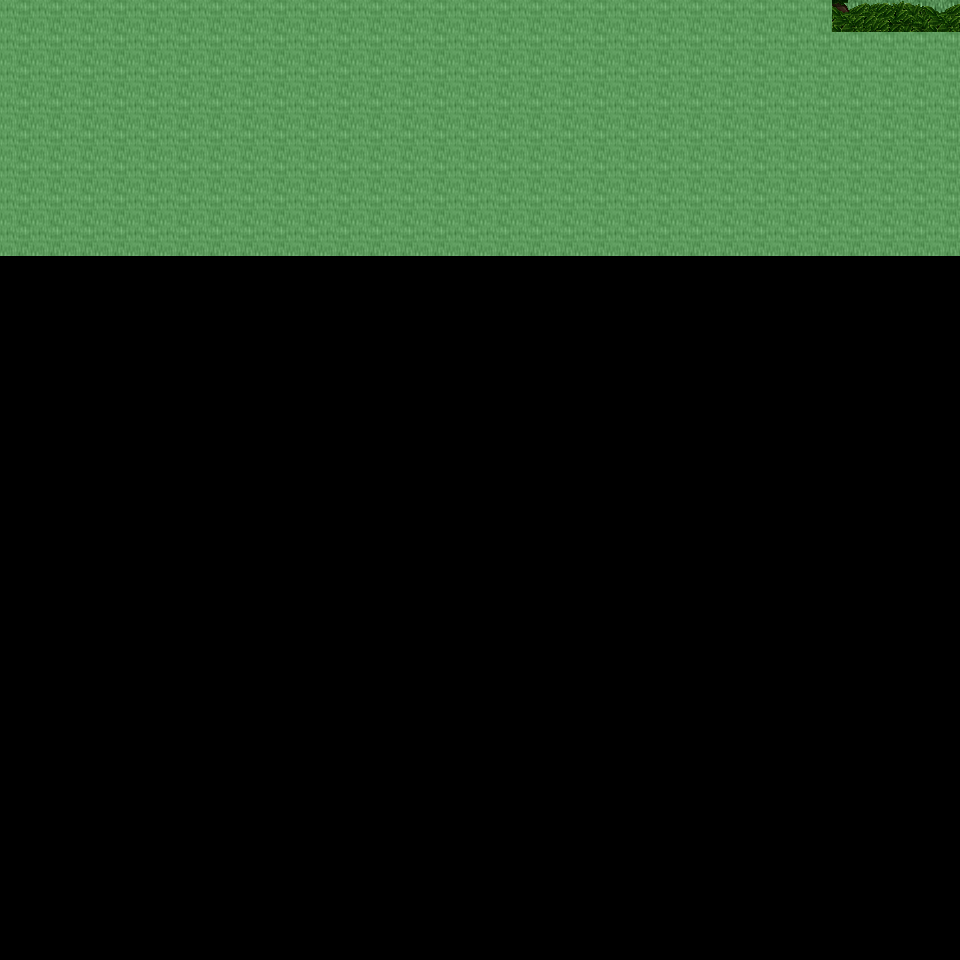

Below is a game level as drawn by its tile map, then a one-line description and the .tmx that defines it (tile-layer data replaced by summaries):
An orthogonal 30x30 tile map with 32x32 px tiles, 6 tile layers (Ground, Object, Object2, Above, ...), 49 tilesets and 3 objects (3x mapExit).

<map version="1.0" orientation="orthogonal" renderorder="right-down" width="30" height="30" tilewidth="32" tileheight="32" nextobjectid="4">
  <tileset firstgid="1" name="tileset_ground_ground" tilewidth="32" tileheight="32" tilecount="33" columns="3">
    <image source="../drawable/tileset_ground_ground.png" width="96" height="352" />
  </tileset>
  <tileset firstgid="34" name="tileset_building_wall_old_wood" tilewidth="32" tileheight="32" tilecount="9" columns="3">
    <image source="../drawable/tileset_building_wall_old_wood.png" width="96" height="96" />
  </tileset>
  <tileset firstgid="43" name="tileset_building_fence_fence_wooden" tilewidth="32" tileheight="32" tilecount="12" columns="3">
    <image source="../drawable/tileset_building_fence_fence_wooden.png" width="96" height="128" />
  </tileset>
  <tileset firstgid="55" name="tileset_building_fence_fence_chunky" tilewidth="32" tileheight="32" tilecount="21" columns="3">
    <image source="../drawable/tileset_building_fence_fence_chunky.png" width="96" height="224" />
  </tileset>
  <tileset firstgid="76" name="tileset_plant_stump_stump_brown" tilewidth="32" tileheight="32" tilecount="4" columns="2">
    <image source="../drawable/tileset_plant_stump_stump_brown.png" width="64" height="64" />
  </tileset>
  <tileset firstgid="80" name="tileset_ground_earth_edges" tilewidth="32" tileheight="32" tilecount="18" columns="6">
    <image source="../drawable/tileset_ground_earth_edges.png" width="192" height="96" />
  </tileset>
  <tileset firstgid="98" name="tileset_ground_grass_corners" tilewidth="32" tileheight="32" tilecount="24" columns="6">
    <image source="../drawable/tileset_ground_grass_corners.png" width="192" height="128" />
  </tileset>
  <tileset firstgid="122" name="tileset_ground_grass_edges" tilewidth="32" tileheight="32" tilecount="36" columns="12">
    <image source="../drawable/tileset_ground_grass_edges.png" width="384" height="96" />
  </tileset>
  <tileset firstgid="158" name="tileset_plant_tree_apple_tree" tilewidth="32" tileheight="32" tilecount="9" columns="3">
    <image source="../drawable/tileset_plant_tree_apple_tree.png" width="96" height="96" />
  </tileset>
  <tileset firstgid="167" name="tileset_plant_tree_chestnut_tree" tilewidth="32" tileheight="32" tilecount="20" columns="4">
    <image source="../drawable/tileset_plant_tree_chestnut_tree.png" width="128" height="160" />
  </tileset>
  <tileset firstgid="187" name="tileset_plant_tree_crack_willow" tilewidth="32" tileheight="32" tilecount="20" columns="4">
    <image source="../drawable/tileset_plant_tree_crack_willow.png" width="128" height="160" />
  </tileset>
  <tileset firstgid="207" name="tileset_furniture_chair_bench_iron" tilewidth="32" tileheight="32" tilecount="4" columns="2">
    <image source="../drawable/tileset_furniture_chair_bench_iron.png" width="64" height="64" />
  </tileset>
  <tileset firstgid="211" name="tileset_furniture_chair_bench_iron_reverse" tilewidth="32" tileheight="32" tilecount="4" columns="2">
    <image source="../drawable/tileset_furniture_chair_bench_iron_reverse.png" width="64" height="64" />
  </tileset>
  <tileset firstgid="215" name="tileset_object_hay_cart" tilewidth="32" tileheight="32" tilecount="1" columns="1">
    <image source="../drawable/tileset_object_hay_cart.png" width="32" height="32" />
  </tileset>
  <tileset firstgid="216" name="tileset_building_wall_walls_siding" tilewidth="32" tileheight="32" tilecount="16" columns="4">
    <image source="../drawable/tileset_building_wall_walls_siding.png" width="128" height="128" />
  </tileset>
  <tileset firstgid="232" name="tileset_building_roof_brown" tilewidth="32" tileheight="32" tilecount="20" columns="5">
    <image source="../drawable/tileset_building_roof_brown.png" width="160" height="128" />
  </tileset>
  <tileset firstgid="252" name="tileset_building_door_door" tilewidth="32" tileheight="32" tilecount="6" columns="3">
    <image source="../drawable/tileset_building_door_door.png" width="96" height="64" />
  </tileset>
  <tileset firstgid="258" name="tileset_item_tools" tilewidth="32" tileheight="32" tilecount="9" columns="3">
    <image source="../drawable/tileset_item_tools.png" width="96" height="96" />
  </tileset>
  <tileset firstgid="267" name="tileset_ground_cobbled_paving" tilewidth="32" tileheight="32" tilecount="1" columns="1">
    <image source="../drawable/tileset_ground_cobbled_paving.png" width="32" height="32" />
  </tileset>
  <tileset firstgid="268" name="tileset_item_bazaar_produce" tilewidth="32" tileheight="32" tilecount="4" columns="2">
    <image source="../drawable/tileset_item_bazaar_produce.png" width="64" height="64" />
  </tileset>
  <tileset firstgid="272" name="tileset_item_sacks" tilewidth="32" tileheight="32" tilecount="2" columns="2">
    <image source="../drawable/tileset_item_sacks.png" width="64" height="32" />
  </tileset>
  <tileset firstgid="274" name="tileset_building_barnyard" tilewidth="32" tileheight="32" tilecount="200" columns="8">
    <image source="../drawable/tileset_building_barnyard.png" width="256" height="800" />
  </tileset>
  <tileset firstgid="474" name="tileset_plant_flower_planted_containers" tilewidth="32" tileheight="32" tilecount="16" columns="4">
    <image source="../drawable/tileset_plant_flower_planted_containers.png" width="128" height="128" />
  </tileset>
  <tileset firstgid="490" name="tileset_furniture_chair_wooden_rustic" tilewidth="32" tileheight="32" tilecount="8" columns="4">
    <image source="../drawable/tileset_furniture_chair_wooden_rustic.png" width="128" height="64" />
  </tileset>
  <tileset firstgid="498" name="tileset_furniture_table_brick_base" tilewidth="32" tileheight="32" tilecount="3" columns="3">
    <image source="../drawable/tileset_furniture_table_brick_base.png" width="96" height="32" />
  </tileset>
  <tileset firstgid="501" name="tileset_building_stairs_wooden_stairs" tilewidth="32" tileheight="32" tilecount="9" columns="3">
    <image source="../drawable/tileset_building_stairs_wooden_stairs.png" width="96" height="96" />
  </tileset>
  <tileset firstgid="510" name="tileset_plant_tree_maple_tree" tilewidth="32" tileheight="32" tilecount="72" columns="8">
    <image source="../drawable/tileset_plant_tree_maple_tree.png" width="256" height="288" />
  </tileset>
  <tileset firstgid="582" name="tileset_building_decoration_chimney_big" tilewidth="32" tileheight="32" tilecount="2" columns="1">
    <image source="../drawable/tileset_building_decoration_chimney_big.png" width="32" height="64" />
  </tileset>
  <tileset firstgid="584" name="tileset_logic_item_corn" tilewidth="32" tileheight="32" tilecount="5" columns="5">
    <image source="../drawable/tileset_logic_item_corn.png" width="160" height="32" />
  </tileset>
  <tileset firstgid="589" name="tileset_logic_collision" tilewidth="32" tileheight="32" tilecount="1" columns="1">
    <image source="../drawable/tileset_logic_collision.png" width="32" height="32" />
  </tileset>
  <tileset firstgid="590" name="tileset_plant_bush_bushes" tilewidth="32" tileheight="32" tilecount="10" columns="5">
    <image source="../drawable/tileset_plant_bush_bushes.png" width="160" height="64" />
  </tileset>
  <tileset firstgid="600" name="tileset_logic_item_vegetable" tilewidth="32" tileheight="32" tilecount="13" columns="13">
    <image source="../drawable/tileset_logic_item_vegetable.png" width="256" height="64" />
  </tileset>
  <tileset firstgid="613" name="tileset_plant_flower_daisy_blue" tilewidth="32" tileheight="32" tilecount="8" columns="2">
    <image source="../drawable/tileset_plant_flower_daisy_blue.png" width="64" height="128" />
  </tileset>
  <tileset firstgid="621" name="tileset_plant_flower_daisy_red" tilewidth="32" tileheight="32" tilecount="8" columns="2">
    <image source="../drawable/tileset_plant_flower_daisy_red.png" width="64" height="128" />
  </tileset>
  <tileset firstgid="629" name="tileset_plant_flower_daisy_white" tilewidth="32" tileheight="32" tilecount="8" columns="2">
    <image source="../drawable/tileset_plant_flower_daisy_white.png" width="64" height="128" />
  </tileset>
  <tileset firstgid="637" name="tileset_plant_flower_daisy_yellow" tilewidth="32" tileheight="32" tilecount="8" columns="2">
    <image source="../drawable/tileset_plant_flower_daisy_yellow.png" width="64" height="128" />
  </tileset>
  <tileset firstgid="645" name="tileset_plant_tree_tree_darkgreen" tilewidth="32" tileheight="32" tilecount="88" columns="8">
    <image source="../drawable/tileset_plant_tree_tree_darkgreen.png" width="256" height="352" />
  </tileset>
  <tileset firstgid="733" name="tileset_logic_creature_animal" tilewidth="32" tileheight="32" tilecount="32" columns="8">
    <image source="../drawable/tileset_logic_creature_animal.png" width="256" height="128" />
  </tileset>
  <tileset firstgid="765" name="tileset_logic_creature_rodent" tilewidth="32" tileheight="32" tilecount="8" columns="8">
    <image source="../drawable/tileset_logic_creature_rodent.png" width="256" height="32" />
  </tileset>
  <tileset firstgid="773" name="tileset_logic_creature_farm_animal" tilewidth="32" tileheight="32" tilecount="12" columns="12">
    <image source="../drawable/tileset_logic_creature_farm_animal.png" width="256" height="64" />
  </tileset>
  <tileset firstgid="785" name="tileset_ground_green_paving" tilewidth="32" tileheight="32" tilecount="18" columns="3">
    <image source="../drawable/tileset_ground_green_paving.png" width="96" height="192" />
  </tileset>
  <tileset firstgid="803" name="tileset_logic_protection" tilewidth="32" tileheight="32" tilecount="2" columns="2">
    <image source="../drawable/tileset_logic_protection.png" width="64" height="32" />
  </tileset>
  <tileset firstgid="805" name="tileset_item_hen_nest" tilewidth="32" tileheight="32" tilecount="1" columns="1">
    <image source="../drawable/tileset_item_hen_nest.png" width="32" height="32" />
  </tileset>
  <tileset firstgid="806" name="tileset_logic_item_dairy" tilewidth="32" tileheight="32" tilecount="1" columns="1">
    <image source="../drawable/tileset_logic_item_dairy.png" width="32" height="32" />
  </tileset>
  <tileset firstgid="807" name="tileset_light_door_light_ew" tilewidth="32" tileheight="32" tilecount="18" columns="6">
    <image source="../drawable/tileset_light_door_light_ew.png" width="192" height="96" />
  </tileset>
  <tileset firstgid="825" name="tileset_light_door_light" tilewidth="32" tileheight="32" tilecount="12" columns="3">
    <image source="../drawable/tileset_light_door_light.png" width="96" height="128" />
  </tileset>
  <tileset firstgid="837" name="tileset_item_firewood" tilewidth="32" tileheight="32" tilecount="12" columns="3">
    <image source="../drawable/tileset_item_firewood.png" width="96" height="128" />
  </tileset>
  <tileset firstgid="849" name="tileset_furniture_sink_manger" tilewidth="32" tileheight="32" tilecount="18" columns="6">
    <image source="../drawable/tileset_furniture_sink_manger.png" width="192" height="96" />
  </tileset>
  <tileset firstgid="867" name="tileset_logic_creature_fowl" tilewidth="32" tileheight="32" tilecount="6" columns="6">
    <image source="../drawable/tileset_logic_creature_fowl.png" width="192" height="32" />
  </tileset>
  <layer name="Ground" width="30" height="30">
    <data>[900 cells, 240 non-empty, 1 distinct tile ids]</data>
  </layer>
  <layer name="Object" width="30" height="30">
    <data>[900 cells, 90 non-empty, 7 distinct tile ids]</data>
  </layer>
  <layer name="Object2" width="30" height="30">
    <data>[900 cells, 0 non-empty, 0 distinct tile ids]</data>
  </layer>
  <layer name="Above" width="30" height="30">
    <data>[900 cells, 240 non-empty, 9 distinct tile ids]</data>
  </layer>
  <layer name="Above2" width="30" height="30">
    <data>[900 cells, 0 non-empty, 0 distinct tile ids]</data>
  </layer>
  <layer name="Walkable" width="30" height="30">
    <data>[900 cells, 236 non-empty, 1 distinct tile ids]</data>
  </layer>
  <objectgroup name="MapEvents">
    <object id="1" name="north" type="mapExit" x="832" y="0" width="128" height="32">
      <properties>
        <property name="map" value="level_0_x153_y45" />
        <property name="x" value="26" />
        <property name="y" value="28" />
      </properties>
    </object>
    <object id="2" name="east" type="mapExit" x="928" y="0" width="32" height="32">
      <properties>
        <property name="map" value="level_0_x154_y46" />
        <property name="x" value="1" />
        <property name="y" value="0" />
      </properties>
    </object>
    <object id="3" name="east2" type="mapExit" x="928" y="256" width="32" height="704">
      <properties>
        <property name="map" value="level_0_x154_y46" />
        <property name="x" value="1" />
        <property name="y" value="8" />
      </properties>
    </object>
  </objectgroup>
</map>
